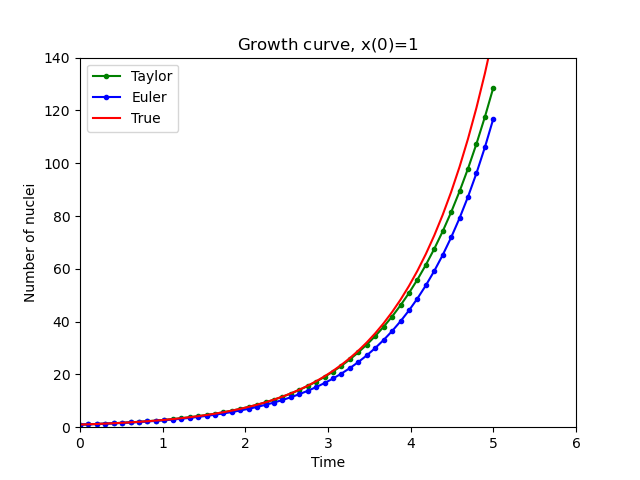

Write the Python code that produced this figure.
#!/usr/bin/env python3
# -*- coding: utf-8 -*-
"""
Created on Wed Dec 8 11:43:24 2021
@author: S.M. Raihanul Bashir Hridoy
Reg No. 2017132031
"""

'''
    Given an ordinary differential equation dx/dt = ax
    where,
    a = 1
    x(0) = x0 = 1
    h = 0.1
'''


import numpy as np
import matplotlib.pyplot as plt
import math

def Euler(f,y0,t):
    '''
    f : function
        Right-hand side of the differential equation y'=f(t,y), y(t_0)=y_0
    y0 : number
        Initial value y(t0)=y0 where t0 is the entry at index 0 in the array t
    t : array
        1D NumPy array of t values where we approximate y values. Time step
        at each iteration is given by t[n+1] - t[n].
    y : 1D NumPy array
        Approximation y[n] of the solution y(t_n) computed by Euler's method.
    '''
    y = np.zeros(len(t))
    y[0] = y0
    for n in range(0,len(t)-1):
        y[n+1] = y[n] + f(y[n],t[n])*(t[n+1] - t[n])
    return y

def Taylor(t,y0):
    '''
    Taylor expansion calculation upto 8th term
    '''
    z = []
    for n in range(0, len(t)):
        total = 0
        for i in range(8):
            sub_term = ((y0* t[n]**i)/math.factorial(i))
            total += sub_term
        z.append(total)
    return z

# Taking h = 0.1 from 0 to 5 along the x-axis
t = np.linspace(0,5,num=50)
# Inital value
y0 = 1
# The given differential equation
f = lambda y,t: y
# Euler Method
y = Euler(f,y0,t)
# Taylor Method
z = Taylor(t,y0)
# Actual solution to check deviation from the exact
y_true = y0*np.exp(t)
plt.autoscale(enable=True, axis='both', tight=None)
plt.plot(t,z,'g.-',t,y,'b.-',t,y_true,'r-')
plt.legend(['Taylor','Euler','True'])
plt.xlabel("Time")
plt.ylabel("Number of nuclei")
plt.axis([0,6,0,140])
plt.title("Growth curve, x(0)=$1$")
plt.show()
